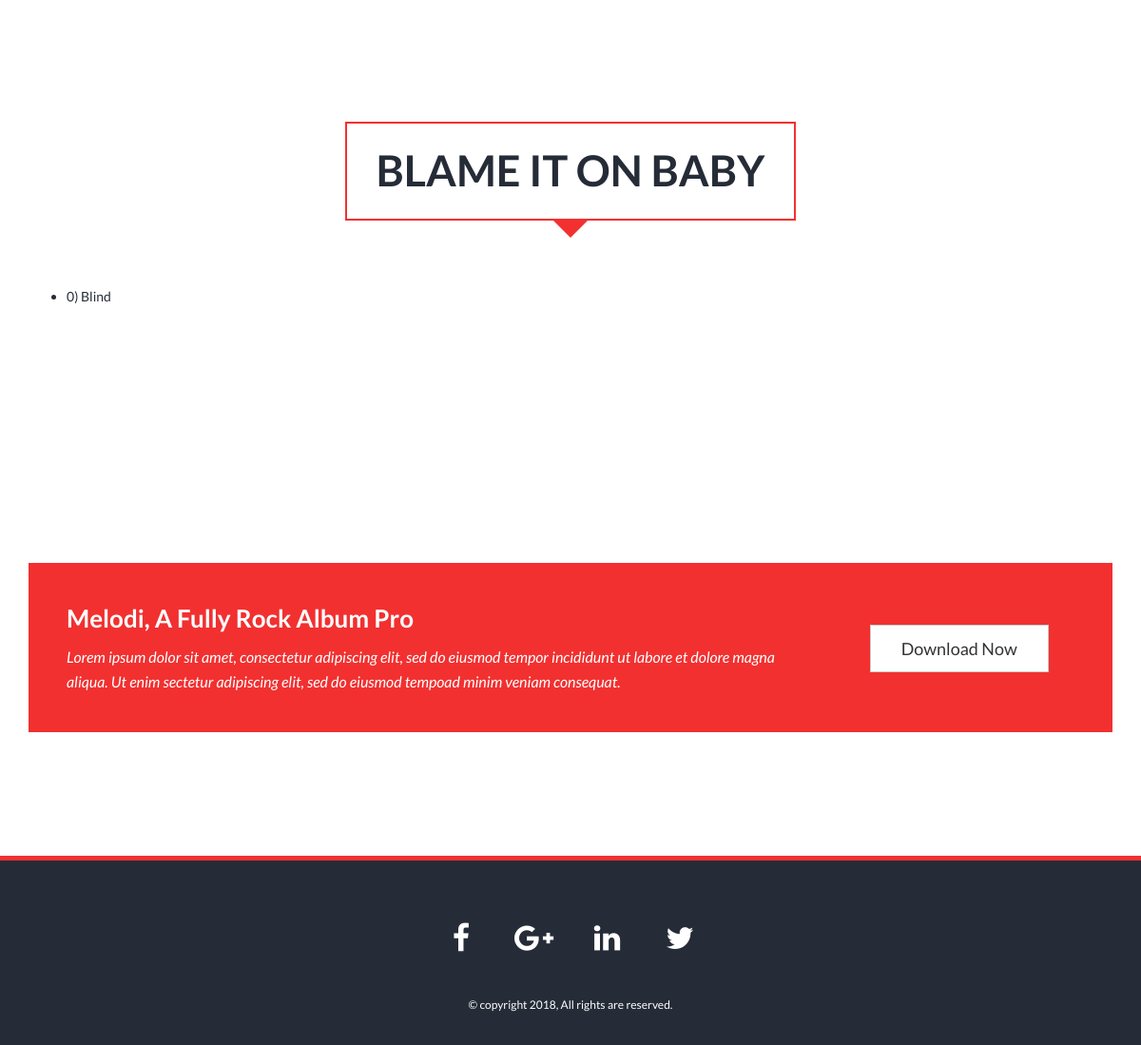
The page /proyecto/albumes/1 (lower part) on the database as committed earlier.
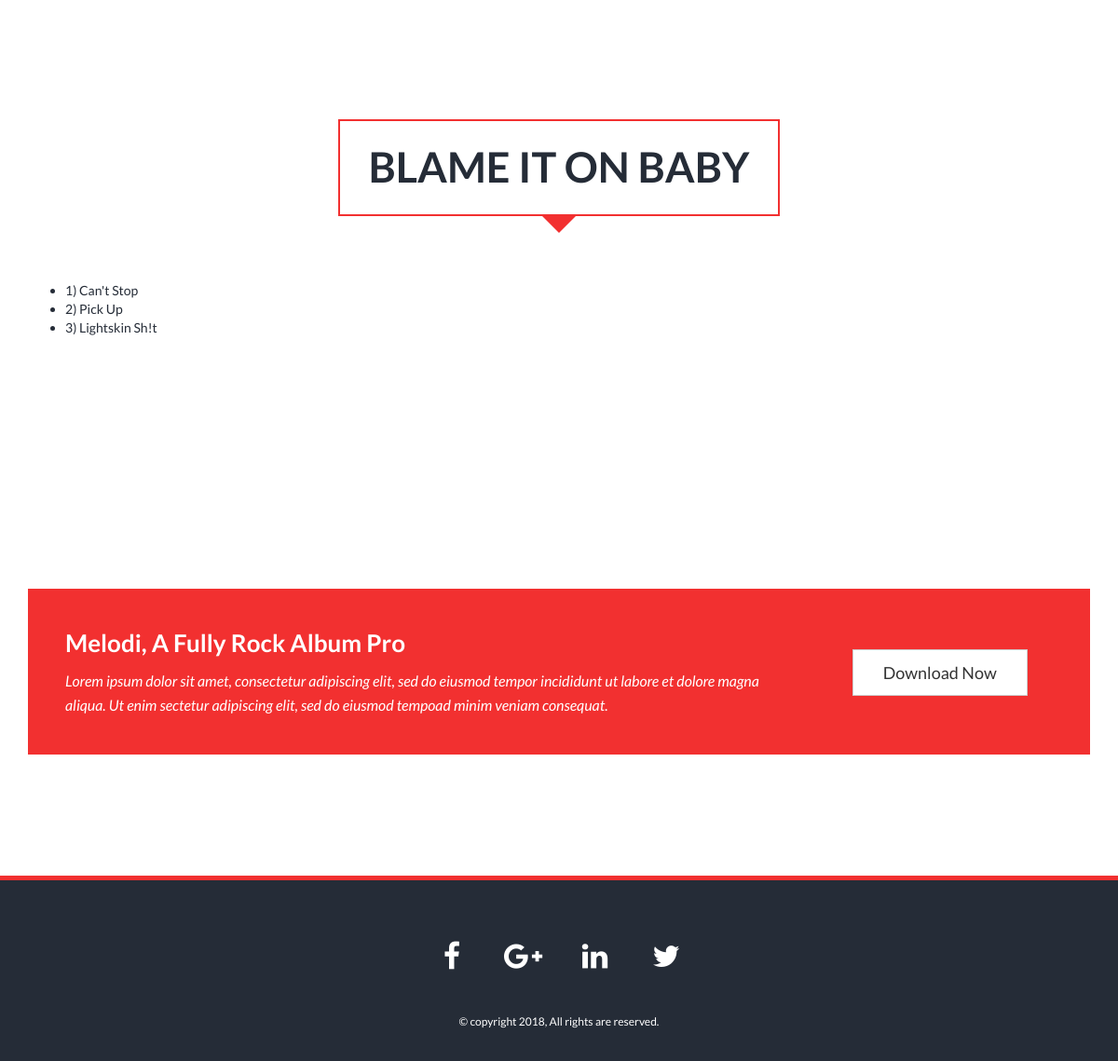
The same page on the database as committed later.
### top100/models.py (models this page shows, shortened)
class Album(models.Model):
    nombreAlbum = models.CharField(max_length=50)
    imagenAlbum = models.CharField(max_length=200)
    descripcionAlbum = models.TextField(null = True)
    artistaAlbum = models.ForeignKey(Artista, on_delete=models.CASCADE)
    estiloAlbum = models.ForeignKey(Estilo, on_delete=models.CASCADE)

class Cancion(models.Model):
    nombreCancion = models.CharField(max_length = 50)
    videoCancion = models.CharField(max_length = 300)#Al entrar en carac. saque un video de esa cancion
    numeroAlbum = models.IntegerField(default=0)
    albumCancion = models.ForeignKey(Album, on_delete=models.CASCADE)
    estiloCancion = models.ForeignKey(Estilo, on_delete=models.CASCADE)
    artistaCancion = models.ForeignKey(Artista, on_delete=models.CASCADE)

### top100/views.py (the view)
# urls.py: path('albumes/<int:album_id>', views.detailAlbum, name='detailAlbum'), #detalles de albumes
def detailAlbum(request, album_id):#Para ir desde los albums al album
	album = get_object_or_404(Album, pk=album_id)
	canciones = get_list_or_404(Cancion.objects.order_by('numeroAlbum'), albumCancion=album)
	context = {'album': album, 'canciones' : canciones}
	return render(request, 'detailAlbum.html', context)

### top100/templates/detailAlbum.html
{% extends "index.html" %}
{% load static %}
{% block contenido %}
{% if album %}
<div class="featured pad" id="featuredalbum">
	<div class="container">
		<div class="default-heading">
			<h2>{{album.nombreAlbum}}</h2>
		</div>
		<div class="featured-element">
			<ul>
                {% if canciones %}
					{% for c in canciones %}
					    <li>{{c.numeroAlbum}}) {{c.nombreCancion}}</li>
					{% endfor %}
				{% else %}
					<p>No hay canciones creadas en este album.</p>
				{% endif %}
            </ul>
		</div>
	</div>
</div>
<div class="cta parallax-one pad">
	<div class="container">
		<div class="cta-element ">
			<div class="row">
				<div class="col-md-9 col-sm-8">
					<h3>Melodi, A Fully Rock Album Pro</h3>
					<p>Lorem ipsum dolor sit amet, consectetur adipiscing elit, sed do eiusmod tempor incididunt ut
						labore et dolore magna aliqua. Ut enim sectetur adipiscing elit, sed do eiusmod tempoad minim
						veniam consequat.</p>
				</div>
				<div class="col-md-3 col-sm-4">
					<div class="cta-btn text-center">
						<a href="#" class="btn btn-default btn-lg">Download Now</a>
					</div>
				</div>
			</div>
		</div>
	</div>
</div>
{% endif %}
{% endblock %}

### top100/templates/index.html (shortened to what this page needs)
<!DOCTYPE html>
{% load static %}
<html>
	<head>
		<link href="{% static 'css/bootstrap.min.css'%}" rel="stylesheet">
		<link href="{% static 'css/animate.min.css'%}" rel="stylesheet">
		<link rel="stylesheet" href="{% static 'css/owl.carousel.css'%}">
		<link href="{% static 'css/font-awesome.min.css'%}" rel="stylesheet">
		<link href="{% static 'css/style.css'%}" rel="stylesheet">
		<link href="{% static 'css/style-color.css'%}" rel="stylesheet">
	</head>
	<body>
		<div class="wrapper" id="home">
			{% block contenido %} {% endblock%}
			<footer>
				<div class="container">
					<div class="social">
						<a class="h-facebook" href="#"><i class="fa fa-facebook"></i></a>
						<a class="h-google" href="#"><i class="fa fa-google-plus"></i></a>
						<a class="h-linkedin" href="#"><i class="fa fa-linkedin"></i></a>
						<a class="h-twitter" href="#"><i class="fa fa-twitter"></i></a>
					</div>
					<p class="copy-right">&copy; copyright 2018, All rights are reserved.</p>
				</div>
			</footer>
		</div>
	</body>
</html>

### top100/templates/static/css/style.css (style rules this page uses)
body { color: #252c37; font-family: 'Lato', sans-serif; font-weight: 400; -webkit-font-smoothing: antialiased; }
h1,h2,h3,h4,h5,h6 { font-family: 'Lato', sans-serif; font-weight: 700; }
p { margin:0; padding:0; font-size: 14px; line-height: 24px; }
a { text-decoration: none; }
.btn, .form-control, .form-control:focus { border-radius: 0px !important; box-shadow: none !important; outline: none !important; }
.btn-lg, .btn-group-lg > .btn { padding: 12px 32px; font-size: 18px; }
.pad { padding: 130px 0px; }
.default-heading, .default-heading-shadow { text-align: center; margin-bottom: 40px; }
.default-heading h2, .default-heading-shadow h2 { position: relative; display: inline-block; margin-top: 0; margin-bottom: 30px; padding: 25px 30px; font-size: 45px; text-transform: uppercase; }
.default-heading h2:after, .default-heading-shadow h2:after { top: 100%; left: 50%; border: solid transparent; content: " "; height: 0; width: 0; position: absolute; pointer-events: none; border-color: rgba(240, 253, 255, 0); border-width: 20px; margin-left: -20px; }
.cta .cta-element { padding: 40px; }
.cta-element h3 { margin-top: 0; font-size: 26px; line-height: 36px; color: #fff; }
.cta .cta-element p { font-style: italic; color: #fff; font-size: 16px; line-height: 26px; }
.cta-element .cta-btn { margin-top: 25px; }
footer { padding-top: 50px; padding-bottom: 30px; background: #252c37; text-align: center; }
footer .social a { display: inline-block; width: 60px; height: 60px; line-height: 60px; margin: 0 7px; margin-bottom: 30px; color: #fff; font-size: 32px; border: 1px solid transparent; border-radius: 80px; -webkit-transition: all 0.25s linear; -moz-transition: all 0.25s linear; -ms-transition: all 0.25s linear; -o-transition: all 0.25s linear; transition: all 0.25s linear; }
footer .copy-right { color: #fff; font-size: 12px; }

### top100/templates/static/css/style-color.css (style rules this page uses)
a { color:#f23030 }
.default-heading h2,.default-heading-shadow h2 { border:2px solid #f23030 }
.default-heading h2:after,.default-heading-shadow h2:after { border-top-color:#f23030 }
.cta .cta-element,.featured .featured-item .figure p { background:#f23030 }
footer { border-top:5px solid #f23030 }

Rows that differ between the two databases and show on the page:
changed Cancion: numeroAlbum "0" → "1"; nombreCancion "Blind" → "Can't Stop"
added Cancion: numeroAlbum "2", nombreCancion "Pick Up"
added Cancion: numeroAlbum "3", nombreCancion "Lightskin Sh!t"
